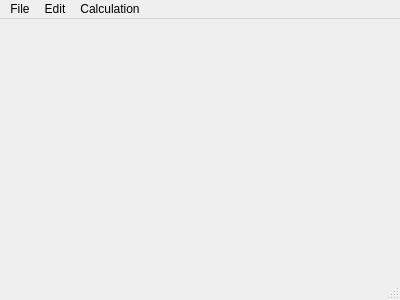
<?xml version="1.0" encoding="UTF-8"?>
<ui version="4.0">
 <class>MainWindow</class>
 <widget class="QMainWindow" name="MainWindow">
  <property name="geometry">
   <rect>
    <x>0</x>
    <y>0</y>
    <width>400</width>
    <height>300</height>
   </rect>
  </property>
  <property name="windowTitle">
   <string>MainWindow</string>
  </property>
  <widget class="QWidget" name="centralWidget"/>
  <widget class="QMenuBar" name="menuBar">
   <property name="geometry">
    <rect>
     <x>0</x>
     <y>0</y>
     <width>400</width>
     <height>22</height>
    </rect>
   </property>
   <widget class="QMenu" name="menuFile">
    <property name="title">
     <string>File</string>
    </property>
    <addaction name="actionOpen"/>
    <addaction name="actionSave"/>
    <addaction name="separator"/>
    <addaction name="actionExit"/>
   </widget>
   <widget class="QMenu" name="menuEdit">
    <property name="title">
     <string>Edit</string>
    </property>
    <widget class="QMenu" name="menuChooseRefPt">
     <property name="title">
      <string>ChooseRefPt</string>
     </property>
     <addaction name="actionChooseXRef"/>
     <addaction name="actionChooseYRef"/>
     <addaction name="actionChooseZRef"/>
     <addaction name="actionChooseOrigin"/>
    </widget>
    <addaction name="actionXLines"/>
    <addaction name="actionYLines"/>
    <addaction name="actionZLines"/>
    <addaction name="menuChooseRefPt"/>
    <addaction name="actionPtPool"/>
    <addaction name="actionPolygon"/>
    <addaction name="separator"/>
    <addaction name="actionRescale"/>
    <addaction name="actionReset"/>
   </widget>
   <widget class="QMenu" name="menuCalculation">
    <property name="title">
     <string>Calculation</string>
    </property>
    <widget class="QMenu" name="menuTexture">
     <property name="title">
      <string>Texture</string>
     </property>
     <addaction name="actionXY_Plane"/>
     <addaction name="actionXZ_Plane"/>
     <addaction name="actionYZ_Plane"/>
    </widget>
    <addaction name="actionXVPoint"/>
    <addaction name="actionYVPoint"/>
    <addaction name="actionZVPoint"/>
    <addaction name="actionHomography"/>
    <addaction name="menuTexture"/>
    <addaction name="actionScene2Image"/>
    <addaction name="actionShowPlane"/>
   </widget>
   <addaction name="menuFile"/>
   <addaction name="menuEdit"/>
   <addaction name="menuCalculation"/>
  </widget>
  <widget class="QStatusBar" name="statusBar"/>
  <action name="actionOpen">
   <property name="text">
    <string>Open</string>
   </property>
  </action>
  <action name="actionSave">
   <property name="text">
    <string>Save</string>
   </property>
  </action>
  <action name="actionExit">
   <property name="text">
    <string>Exit</string>
   </property>
  </action>
  <action name="actionXLines">
   <property name="text">
    <string>XLines</string>
   </property>
  </action>
  <action name="actionYLines">
   <property name="text">
    <string>YLines</string>
   </property>
  </action>
  <action name="actionZLines">
   <property name="text">
    <string>ZLines</string>
   </property>
  </action>
  <action name="actionRPlane">
   <property name="text">
    <string>RPlane</string>
   </property>
  </action>
  <action name="actionRHeight">
   <property name="text">
    <string>RHeight</string>
   </property>
  </action>
  <action name="actionPolygon">
   <property name="text">
    <string>Polygon</string>
   </property>
  </action>
  <action name="actionRescale">
   <property name="text">
    <string>Rescale</string>
   </property>
  </action>
  <action name="actionReset">
   <property name="text">
    <string>Reset</string>
   </property>
  </action>
  <action name="actionXVPoint">
   <property name="text">
    <string>XVPoint</string>
   </property>
   <property name="shortcutVisibleInContextMenu">
    <bool>true</bool>
   </property>
  </action>
  <action name="actionYVPoint">
   <property name="text">
    <string>YVPoint</string>
   </property>
   <property name="shortcutVisibleInContextMenu">
    <bool>true</bool>
   </property>
  </action>
  <action name="actionZVPoint">
   <property name="text">
    <string>ZVPoint</string>
   </property>
   <property name="shortcutVisibleInContextMenu">
    <bool>true</bool>
   </property>
  </action>
  <action name="actionHomography">
   <property name="text">
    <string>Homography</string>
   </property>
   <property name="shortcutVisibleInContextMenu">
    <bool>true</bool>
   </property>
  </action>
  <action name="actionAlpha">
   <property name="text">
    <string>Alpha</string>
   </property>
  </action>
  <action name="actionScene2Image">
   <property name="text">
    <string>Scene2Image</string>
   </property>
  </action>
  <action name="actionPtPool">
   <property name="text">
    <string>PtPool</string>
   </property>
  </action>
  <action name="actionChooseXRef">
   <property name="text">
    <string>ChooseXRef</string>
   </property>
  </action>
  <action name="actionChooseYRef">
   <property name="text">
    <string>ChooseYRef</string>
   </property>
  </action>
  <action name="actionChooseZRef">
   <property name="text">
    <string>ChooseZRef</string>
   </property>
  </action>
  <action name="actiontest">
   <property name="text">
    <string>test</string>
   </property>
  </action>
  <action name="actionChooseOrigin">
   <property name="text">
    <string>ChooseOrigin</string>
   </property>
  </action>
  <action name="actionXY_Plane">
   <property name="text">
    <string>XY Plane</string>
   </property>
  </action>
  <action name="actionXZ_Plane">
   <property name="text">
    <string>XZ Plane</string>
   </property>
  </action>
  <action name="actionYZ_Plane">
   <property name="text">
    <string>YZ Plane</string>
   </property>
  </action>
  <action name="actionShowPlane">
   <property name="text">
    <string>ShowPlane</string>
   </property>
  </action>
 </widget>
 <layoutdefault spacing="6" margin="11"/>
 <resources/>
 <connections/>
</ui>
